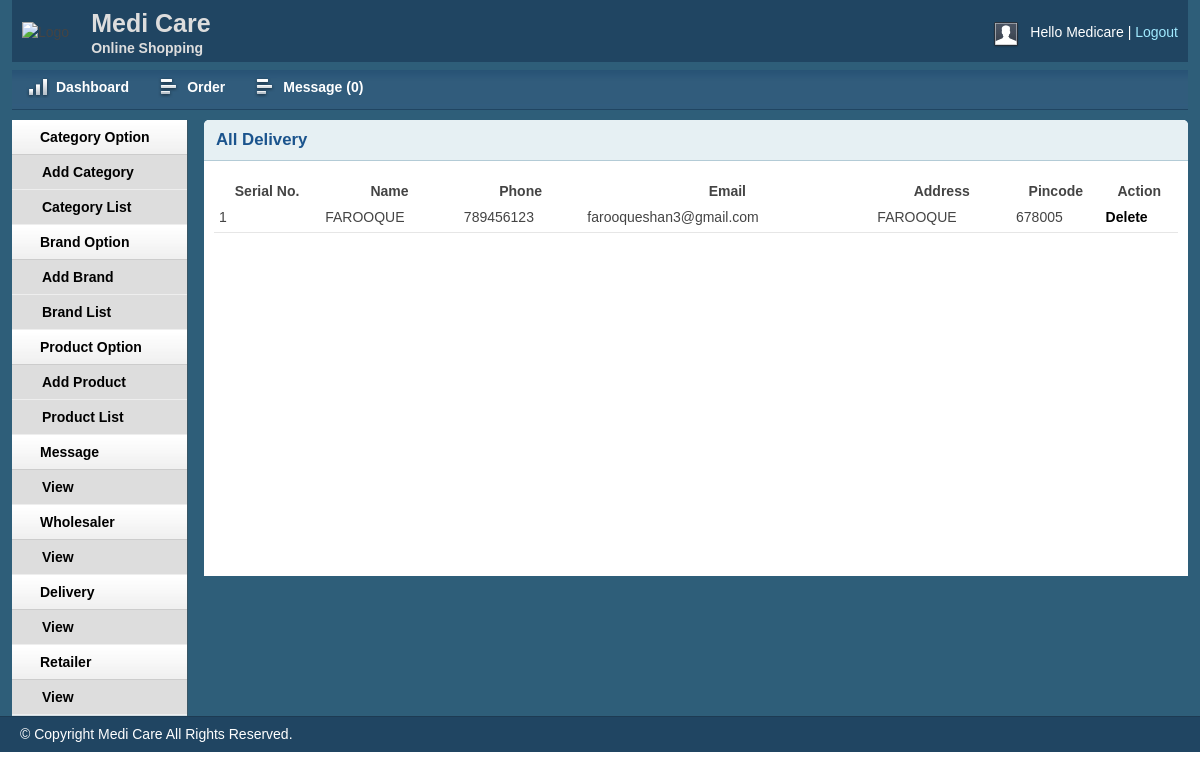
Page /apps/admin/delivery.php (signed in) on the committed database.
### tables this page shows
CREATE TABLE `tbl_delivery` (
  `log_id` int(11) NOT NULL,
  `log_user` varchar(200) NOT NULL,
  `name` varchar(255) NOT NULL,
  `address` text NOT NULL,
  `city` varchar(30) NOT NULL,
  `country` varchar(30) NOT NULL,
  `zip` varchar(30) NOT NULL,
  `phone` varchar(30) NOT NULL,
  `email` varchar(255) NOT NULL,
  `password` varchar(32) NOT NULL
);

### apps/lib/Database.php (called while the page is built, shortened)
<?php
Class Database{
 public $host   = DB_HOST;
 public $user   = DB_USER;
 public $pass   = DB_PASS;
 public $dbname = DB_NAME;
 public $link;
private function connectDB(){
 $this->link = new mysqli($this->host, $this->user, $this->pass,
  $this->dbname);
 }
public function select($query){
  $result = $this->link->query($query) or
   die($this->link->error.__LINE__);
  if($result->num_rows > 0){
    return $result;
  } else {
    return false;
  }
 }
}

### apps/admin/delivery.php (the view, shortened to what this page needs)
<?php include 'inc/header.php'; ?>
<?php include 'inc/sidebar.php'; ?>
<div class="grid_10">
    <div class="box round first grid">
        <h2>All Delivery</h2>
        <div class="block">
            <table class="data display datatable" id="example">
            <thead>
                <tr>
                    <th>Serial No.</th>
                    <th>Name</th>
                    <th>Phone</th>
                    <th>Email</th>
                    <th>Address</th>
                    <th>Pincode</th>
                     <th>Action</th>
                </tr>
            </thead>
            <tbody>
				<?php
					 $query = "select * from tbl_delivery";
             		 $msg = $db->select($query);
					 $i = 0;
					 while ($result = $msg->fetch_assoc())
					 {
						$i++;
					?>
                    	<tr class="odd gradeX">
							<td><?php echo $i;?></td>
                            <td><?php echo $result['name'];?></td>
                            <td><?php echo $result['phone'];?></td>
                            <td><?php echo $result['email'];?></td>
                            <td><?php echo $result['address'];?></td>
                            <td><?php echo $result['zip'];?></td>
                                <td><a onclick="return confirm('Are you sure to delete!')" href="del_delivery.php?log_id=<?php echo $result['log_id'];?>">Delete</a></td>
                        </tr>
                    <?php
					 }
				?>
            </tbody>
        </table>
       </div>
    </div>
</div>
 <?php include 'inc/footer.php'; ?>

### apps/admin/css/text.css (style rules this page uses)
body { font: 13px/1.5 Tahoma, Helvetica, Arial, 'Liberation Sans', FreeSans, sans-serif; }
h2 { font-size: 23px; }
p, dl, hr, h1, h2, h3, h4, h5, h6, ol, ul, pre, table, address, fieldset { margin-bottom: 20px; }

### apps/admin/css/grid.css (style rules this page uses)
.grid_1, .grid_2, .grid_3, .grid_4, .grid_5, .grid_6, .grid_7, .grid_8, .grid_9, .grid_10, .grid_11, .grid_12, .grid_13, .grid_14, .grid_15, .grid_16 { display: inline; float: left; margin-left: 1%; margin-right: 1%; }
.container_12 .grid_10 { width: 81.333%; }

### apps/admin/css/layout.css (style rules this page uses)
body { background: #fff none repeat scroll 0 0; color: #444; font-size: 14px; padding: 0; }
a { color: #000; font-weight:bold; text-decoration: none; }
h1, h2, h3, h4, h5, h6 { line-height:1.2em; margin-bottom:.3em; }
h2 { margin-top:1em; }
.box { background:#fff; margin-bottom:20px; padding:10px 10px 10px 10px; margin-left:-8px; }
.box.grid { padding-bottom:40px; }
.box.round { -moz-border-radius: 5px 5px 0px 0px; -webkit-border-radius: 5px 5px 0px 0px; border-radius: 5px 5px 0px 0px; }
.box h2 { font-size:1.2em; font-weight:bold; color:#1B548D; background:#E6F0F3; margin:-10px -10px 0 -10px; padding:10px 12px; border-bottom:1px solid #B3CBD6; -moz-border-radius: 5px 5px 0px 0px; -webkit-border-radius: 5px 5px 0px 0px; border-radius: 5px 5px 0px 0px; }
.box.first { min-height: 406px; }
.block { padding-top:20px; }
.block { padding-bottom:1px; }
table.display { margin: 0 auto; clear: both; width: 100%; }
tr.odd { height: 30px; line-height: 30px; border-bottom:1px solid #e6e6e6; }
tr.odd td, tr.even td { padding-left:5px; }

### rows in the picture
tbl_delivery: name "FAROOQUE", phone "789456123", email "farooqueshan3@gmail.com", address "FAROOQUE", zip "678005"

### other values in the picture
Session::get('adminName') "Medicare"
